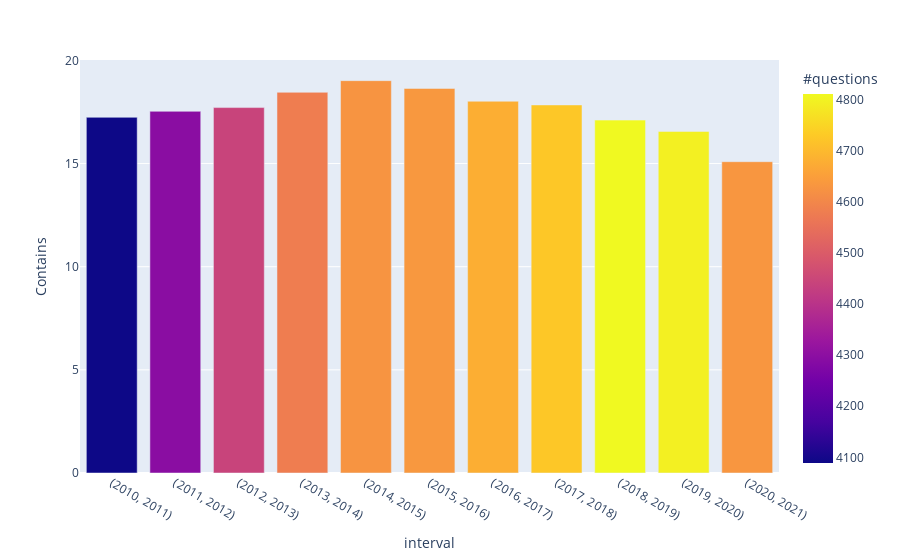

Notebook code cell kept with this figure:
### Code cell
df = pd.DataFrame(results_list)
# df.head()

fig = px.bar(df, x='interval', y='Contains', color="#questions")
fig.show()

### Figure 1 — Plotly figure (JSON) as saved in the notebook; plotly's stock layout.template omitted (floating-point values rounded to 4 significant figures)
{"data": [{"alignmentgroup": "True", "hovertemplate": "interval=%{x}<br>Contains=%{y}<br>#questions=%{marker.color}<extra></extra>", "legendgroup": "", "marker": {"color": [4089, 4295, 4443, 4579, 4627, 4635, 4678, 4725, 4811, 4795, 4632], "coloraxis": "coloraxis", "pattern": {"shape": ""}}, "name": "", "offsetgroup": "", "orientation": "v", "showlegend": false, "textposition": "auto", "type": "bar", "x": ["(2010, 2011)", "(2011, 2012)", "(2012, 2013)", "(2013, 2014)", "(2014, 2015)", "(2015, 2016)", "(2016, 2017)", "(2017, 2018)", "(2018, 2019)", "(2019, 2020)", "(2020, 2021)"], "xaxis": "x", "y": [17.24, 17.53, 17.71, 18.45, 19.02, 18.64, 18.02, 17.84, 17.11, 16.56, 15.09], "yaxis": "y"}], "layout": {"barmode": "relative", "coloraxis": {"colorbar": {"title": {"text": "#questions"}}, "colorscale": [[0, "#0d0887"], [0.1111, "#46039f"], [0.2222, "#7201a8"], [0.3333, "#9c179e"], [0.4444, "#bd3786"], [0.5556, "#d8576b"], [0.6667, "#ed7953"], [0.7778, "#fb9f3a"], [0.8889, "#fdca26"], [1, "#f0f921"]]}, "legend": {"tracegroupgap": 0}, "margin": {"t": 60}, "xaxis": {"anchor": "y", "domain": [0, 1], "title": {"text": "interval"}}, "yaxis": {"anchor": "x", "domain": [0, 1], "title": {"text": "Contains"}}}}
